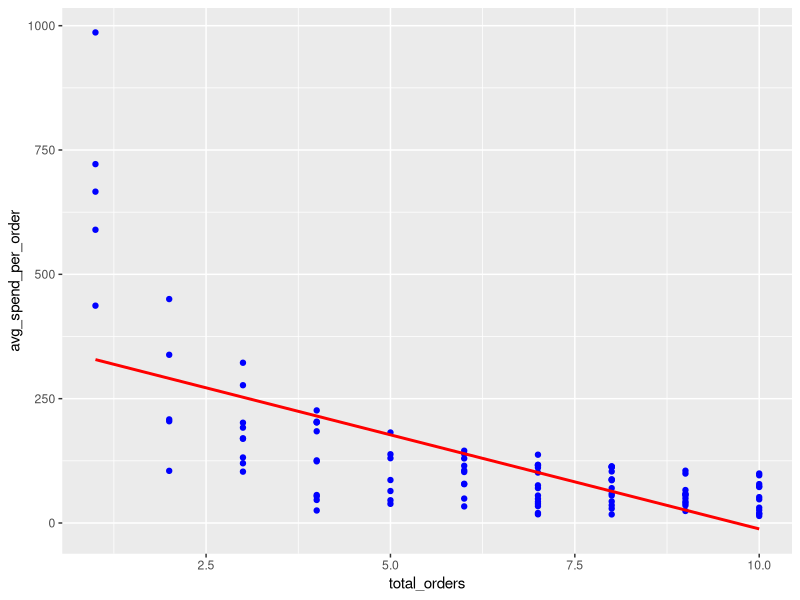
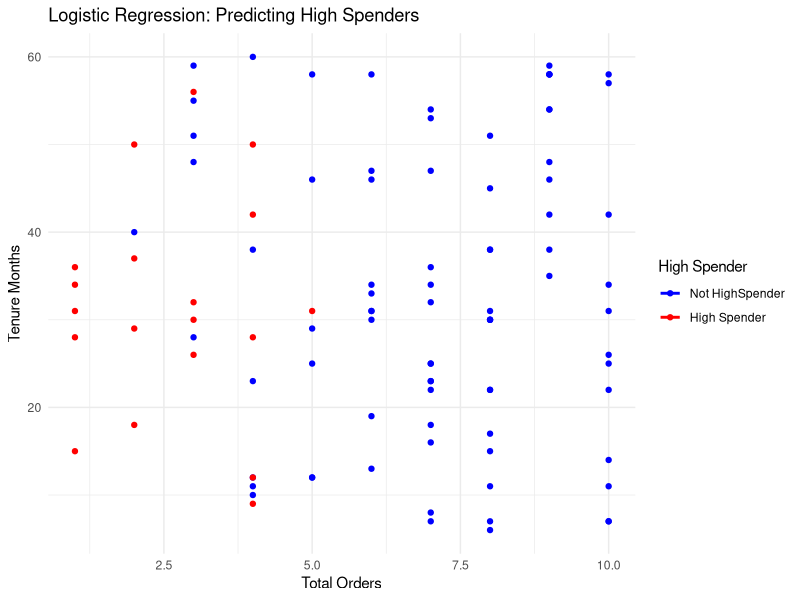
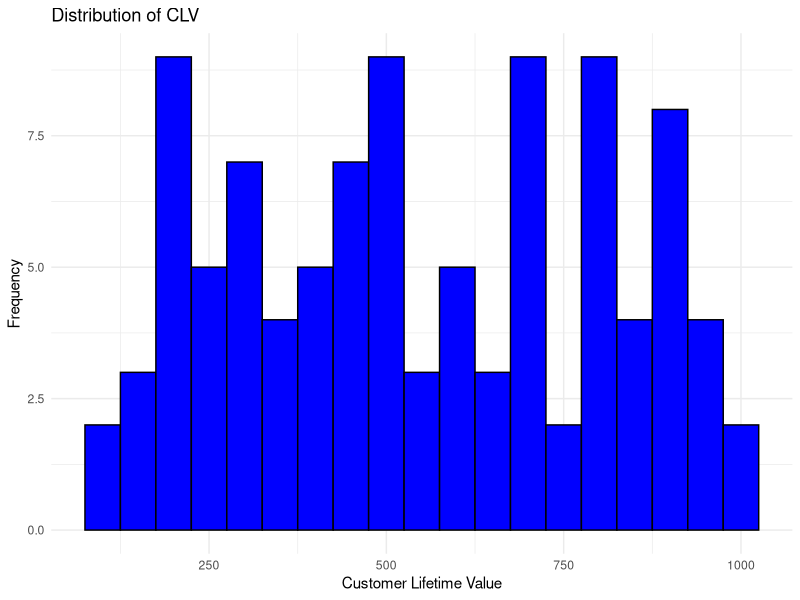

Recreate these plots in R, in order. (Note: this script raises an error after producing the figures.)
library(dplyr) 
library(ggplot2) 
set.seed(123)

customers <- data.frame(cust_id=1:100,
                        total_spend=runif(100,min=100,max=1000),
                      total_orders=sample(1:10,100,replace = TRUE),
                      tenure_months = sample(6:60,100,replace=TRUE))


customers

customers$avg_spend_per_order <- customers$total_spend / customers$total_orders
customers$avg_spend_per_order

lm_model <- lm(avg_spend_per_order ~ total_orders + tenure_months , data =customers)
lm_model

ggplot(customers, aes(x = total_orders, y = avg_spend_per_order)) +
  geom_point(color = "blue") + # Actual data points
  geom_smooth(method = "lm", se = FALSE, color = "red")


customers$high_spender <- ifelse(customers$avg_spend_per_order >180, 1,0)

print(customers$high_spender)
customers$high_spender <- factor(customers$high_spender, levels = c(0, 1), labels = c("Not HighSpender", "High Spender"))

logit_model <- glm(high_spender ~ total_orders + tenure_months, data = customers, family = "binomial")
print(logit_model)
summary(logit_model)


library(ggplot2)

# Create the plot
ggplot(customers, aes(x = total_orders, y = tenure_months, color = high_spender)) +
  geom_point() +
  geom_smooth(method = "glm", method.args = list(family = "binomial"), se = FALSE) + 
  labs(title = "Logistic Regression: Predicting High Spenders",
x = "Total Orders",
y = "Tenure Months", color = "High Spender") +
  scale_color_manual(values = c("blue", "red")) + # Customizing color scale
  theme_minimal()


avg_purchase_value = customers$total_spend /customers$total_orders
purchase_frequency = customers$total_orders / customers$tenure_months
clv = avg_purchase_value * purchase_frequency * customers$tenure_months
head(clv)
ggplot(customers, aes(x = clv)) +
  geom_histogram(binwidth = 50, fill = "blue", color = "black") + labs(title = "Distribution of CLV",
                                                                       x = "Customer Lifetime Value",
                                                                       y = "Frequency") + theme_minimal()

summary(customers$clv)


current_date

